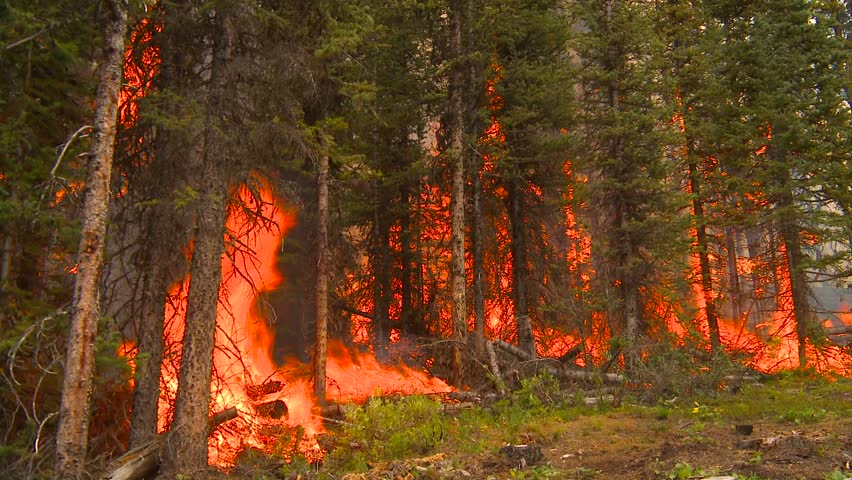
#> input picture images/1.jpg, 852 x 480 px
$ python get_statistics.py --imagefolder images --output out.png
#> lines starting #> are read from the running program, lines starting #| are printed output that depends on the picture
import argparse
import cv2
import numpy as np
from os import listdir
import scipy.stats

def get_statistics(image_folder_path, output_file):
    # Extracts image features and prints them to output_file.

#> called with image_folder_path = 'images', output_file = 'out.png'
    def get_probability_distribution(matrix, min_elem=0, max_elem=255):
        counts = dict()
        for sublist in matrix:
            for elem in sublist:
                if elem in counts:
                    counts[elem] += 1
                else:
                    counts[elem] = 1
        p_dist = []
        n_elements = len(matrix) * len(matrix[0])
        for i in range(min_elem, max_elem + 1):
            if i in counts:
                p_dist.append(counts[i] / n_elements)
            else:
                p_dist.append(0)
        return p_dist

    def get_energy(p_dist):
        # Calculates the energy given a probability distribution.
        return sum(list(map(lambda x: x**2, p_dist)))


    def get_image_names():
        # Gets all of the filenames for images in the image path.
        return [str(f) + '.jpg' for f in range(1,4001)]

    def get_correlation(mean_1, mean_2, arr_1, arr_2, std_1, std_2):
        # Calculates the factor of correlation between two random variables.
        def get_covariance():
            n = len(arr_1)
            numerator = 0
            for i in range(n):
                numerator += (arr_1[i] - mean_1) * (arr_2[i] - mean_2)
            return numerator / n
        if std_1 == 0 or std_2 == 0:
            return 0
        return get_covariance() / (std_1 * std_2)

    def get_inverse_difference(arr_1, arr_2):
        # Aka "homogeneidad".
        ans = 0
        n = len(arr_1)
        for i in range(n):
            ans += 1 / ((1 + (arr_1[i] - arr_2[i]) ** 2) * n)
        return ans

    def get_max(matrix):
        # Returns the maximimum element in the matrix.
        ans = -1000000000
        for sublist in matrix:
            for elem in sublist:
                ans = max(ans, elem)
        return ans

    def get_min(matrix):
        # Returns the minimum element in the matrix.
        ans = 1000000000
        for sublist in matrix:
            for elem in sublist:
                ans = min(ans, elem)
        return ans

    stats_file = open(output_file, "w")

    image_names = get_image_names()
    for image_name in image_names:
        measures = []
        image = cv2.imread(image_folder_path + '/' + image_name)
#> image is the input picture: shape (480, 852, 3); mean B, G, R 32.7, 67.8, 105.8
        print("Processing", image_name)
        # Get statistics for BGR color space.
        (B, G, R) = cv2.split(image)
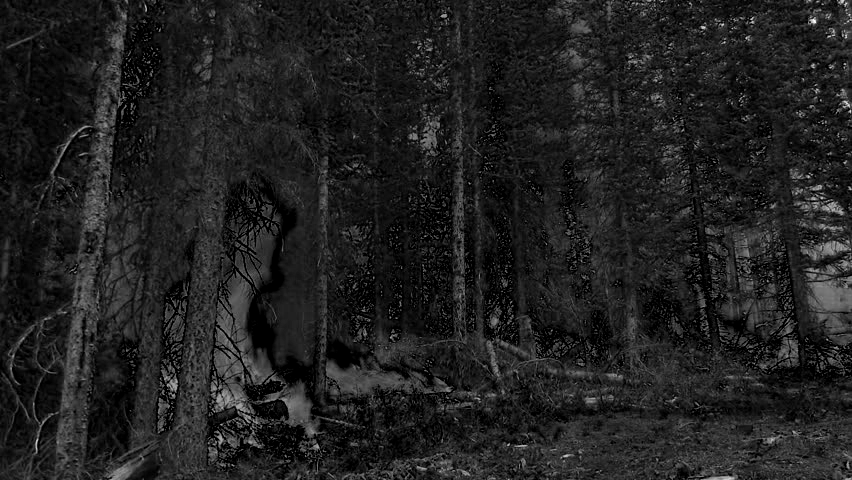
#> B: shape (480, 852); min 0, max 255, mean 32.7
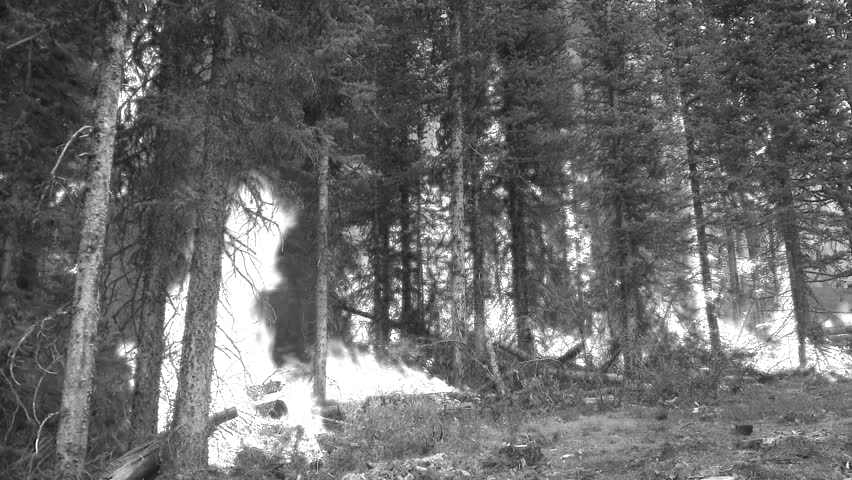
#> R: shape (480, 852); min 7, max 255, mean 105.8
        measures.append(np.mean(R))
        measures.append(np.mean(G))
        measures.append(np.mean(B))
        measures.append(np.std(R))
        measures.append(np.std(G))
        measures.append(np.std(B))
        measures.append(np.median(R))
        measures.append(np.median(G))
        measures.append(np.median(B))
        measures.append(get_max(R))
        measures.append(get_max(G))
        measures.append(get_max(B))
        measures.append(get_min(R))
        measures.append(get_min(G))
        measures.append(get_min(B))
        p_dist_R = get_probability_distribution(R)
#> after the loop in get_probability_distribution, `for sublist in matrix:`: counts = 242 items
#> in get_probability_distribution, `n_elements = len(matrix) * len(matrix[0])`: n_elements = 408960
#> after the loop in get_probability_distribution, `for i in range(min_elem, max_elem + 1):`: p_dist = 256 values, max 0.0421 at index 255, min 0 at index 0, mean 0.00391
#> p_dist_R has the same summary as p_dist in get_probability_distribution
        p_dist_G = get_probability_distribution(G)
#> p_dist_G = 256 values, max 0.0168 at index 51, min 2.45e-06 at index 248, mean 0.00391
        p_dist_B = get_probability_distribution(B)
#> p_dist_B = 256 values, max 0.0685 at index 0, min 0 at index 194, mean 0.00391
        measures.append(scipy.stats.entropy(p_dist_R))
        measures.append(scipy.stats.entropy(p_dist_G))
        measures.append(scipy.stats.entropy(p_dist_B))
        measures.append(get_energy(p_dist_R))
        measures.append(get_energy(p_dist_G))
        measures.append(get_energy(p_dist_B))
        measures.append(scipy.stats.kurtosis(np.ndarray.flatten(R)))
        measures.append(scipy.stats.kurtosis(np.ndarray.flatten(G)))
        measures.append(scipy.stats.kurtosis(np.ndarray.flatten(B)))

        # Get statistics for L*a*b color space.
        Lab = cv2.cvtColor(image, cv2.COLOR_BGR2Lab)
#> Lab: shape (480, 852, 3); mean of channels 0, 1, 2 83.1, 139.9, 155
        (L, a, b) = cv2.split(Lab)
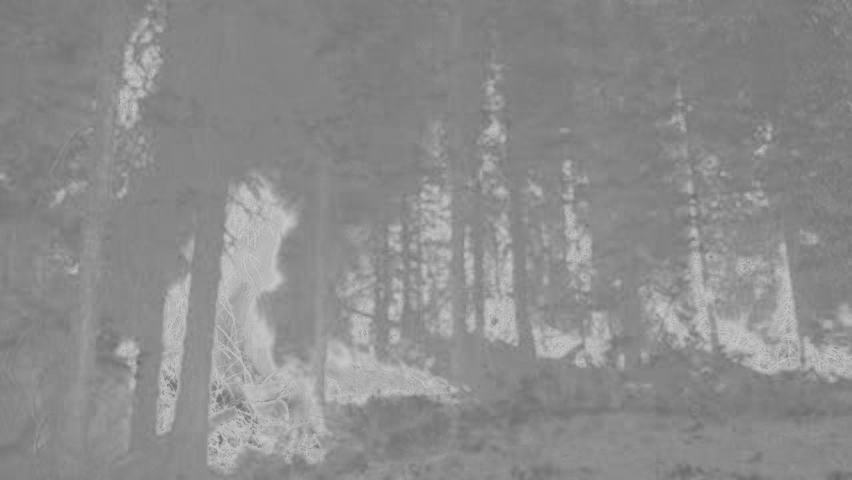
#> a: shape (480, 852); min 103, max 200, mean 139.9
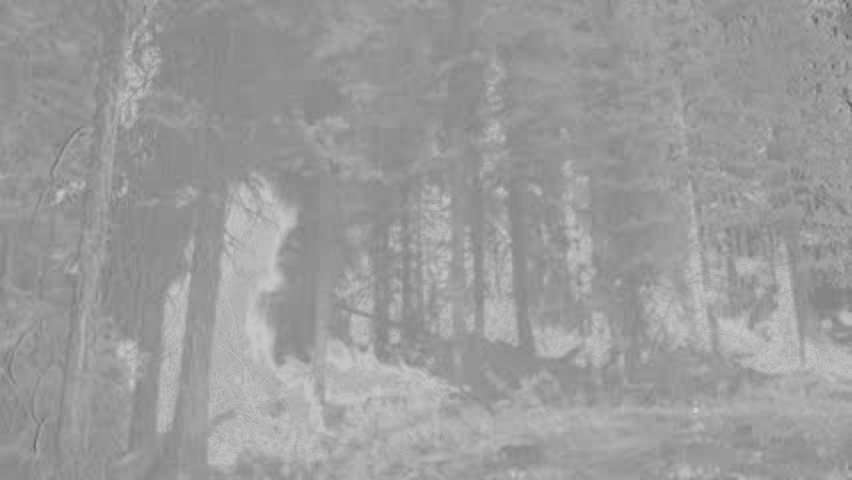
#> b: shape (480, 852); min 94, max 213, mean 155
        measures.append(np.mean(L))
        mean_a = np.mean(a)
#> mean_a = 139.9
        measures.append(mean_a)
        mean_b = np.mean(b)
#> mean_b = 155
        measures.append(mean_b)
        measures.append(np.std(L))
        std_a = np.std(a)
#> std_a = 15.69
        measures.append(std_a)
        std_b = np.std(b)
#> std_b = 12.92
        measures.append(std_b)
        measures.append(np.median(L))
        measures.append(np.median(a))
        measures.append(np.median(b))
        measures.append(get_correlation(mean_a, mean_b, np.ndarray.flatten(a), np.ndarray.flatten(b), std_a, std_b))

        # Get statistics for grayscale.
        gray = cv2.cvtColor(image, cv2.COLOR_BGR2GRAY)
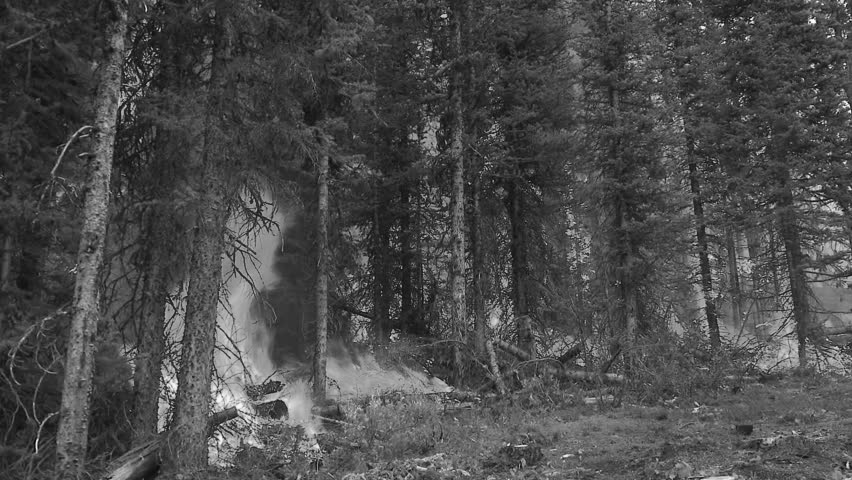
#> gray: shape (480, 852); min 5, max 253, mean 75.2
        measures.append(np.mean(gray))

        # Get statistics for HSV.
        HSV = cv2.cvtColor(image, cv2.COLOR_BGR2HSV)
#> HSV: shape (480, 852, 3); mean H, S, V 16.3, 172.7, 105.8
        (H, S, V) = cv2.split(HSV)
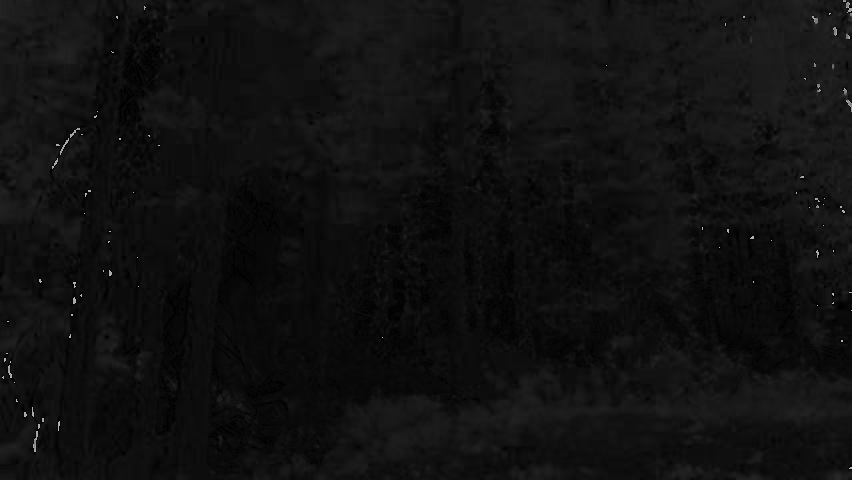
#> H: shape (480, 852); min 0, max 179, mean 16.3
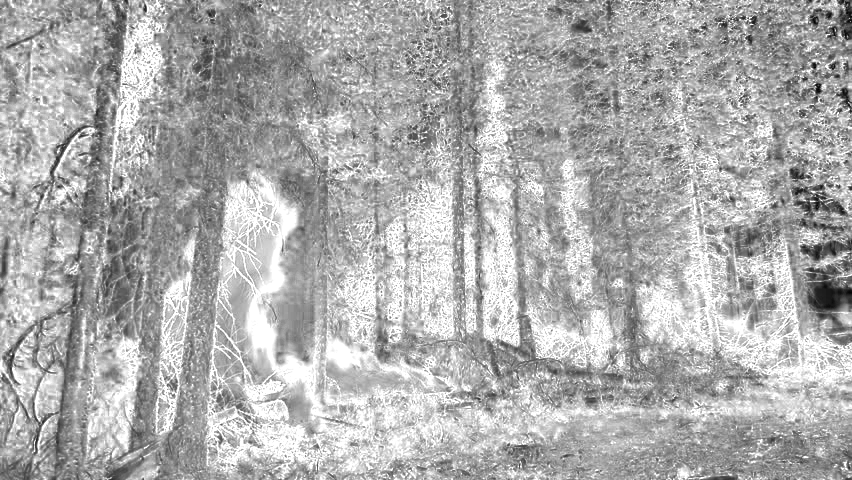
#> S: shape (480, 852); min 0, max 255, mean 172.7
        measures.append(np.mean(H))
        measures.append(np.mean(S))
        measures.append(np.mean(V))
        measures.append(np.std(H))
        measures.append(np.std(S))
        measures.append(np.std(V))
        measures.append(get_inverse_difference(np.ndarray.flatten(L), np.ndarray.flatten(R)))
#> in get_inverse_difference, `n = len(arr_1)`: n = 408960
#> the loop in get_inverse_difference, `for i in range(n):` made 408960 passes
#> ans on passes 1 to 3: 2.45e-07, 3.88e-07, 1.61e-06
#> after the loop in get_inverse_difference, `for i in range(n):`: ans = 0.0171

        stats_file.write(",".join(map(str, measures)) + "\n")


ap = argparse.ArgumentParser()
ap.add_argument("-i", "--imagefolder", required = True,help = "Path to the image folder")
ap.add_argument("-o", "--output", required = True, help = "Output file")
args = vars(ap.parse_args())

#> (the run stopped early here; a loop or call above may not have finished)
